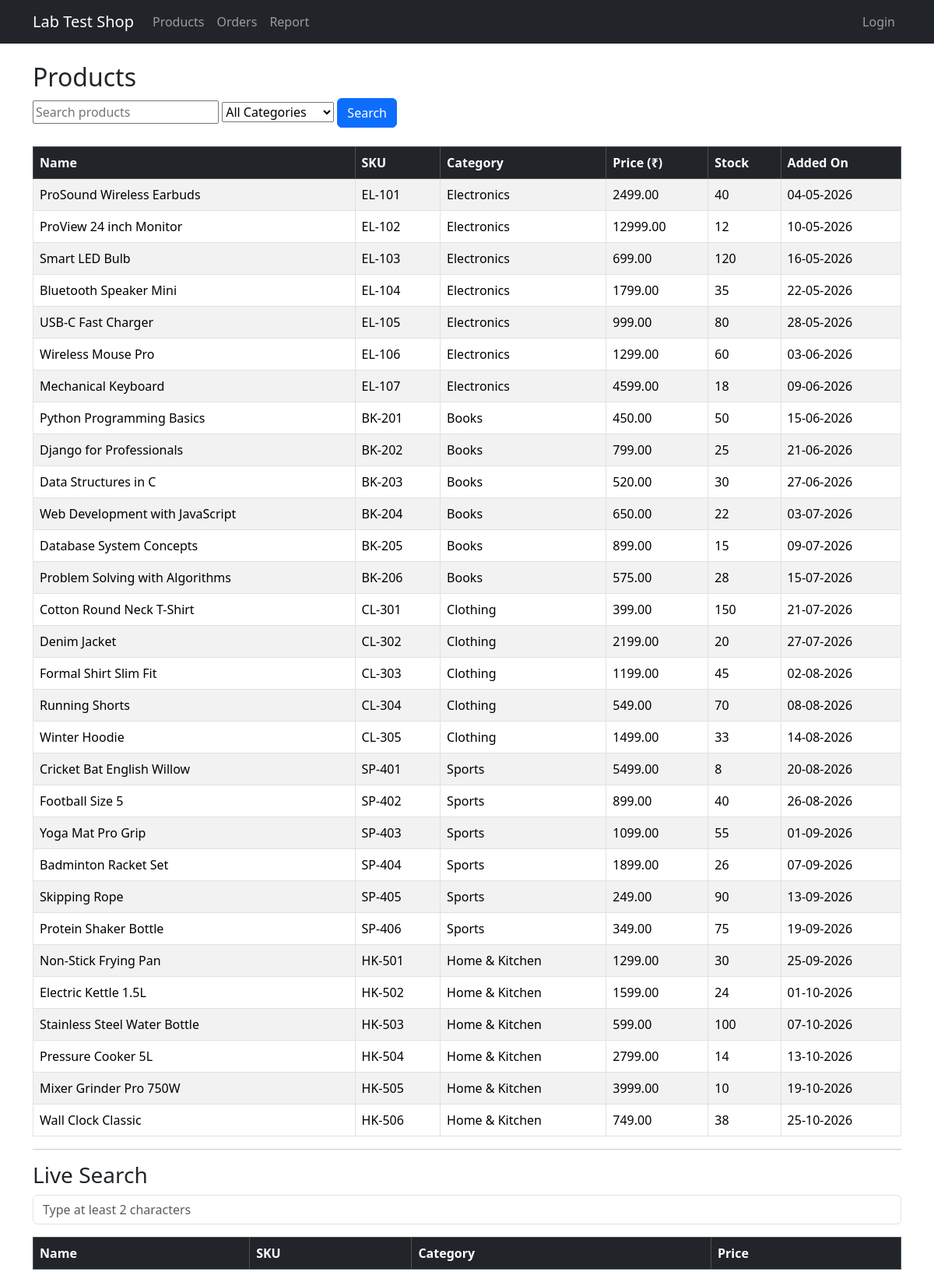
Screenshot of /products/ with the database file from the repository.
### shop/models.py (models this page shows, shortened)
class Product(models.Model):
    name = models.CharField(max_length=100)
    sku = models.CharField(max_length=20, unique=True)
    category = models.ForeignKey(Category, on_delete=models.CASCADE)
    price = models.DecimalField(max_digits=8, decimal_places=2)
    stock = models.IntegerField()
    added_on = models.DateField()

class Category(models.Model):
    name = models.CharField(max_length=50, unique=True)
    class Meta:
        verbose_name_plural = "categories"

### shop/views.py (the view)
# urls.py: path("products/", views.product_list, name="product_list"),
def product_list(request):
    q = request.GET.get("q", "")
    category = request.GET.get("category", "")
    products = Product.objects.select_related("category").all()
    categories = Category.objects.all()
    if q:
        products = products.filter(
            Q(name__icontains=q) |
            Q(sku__icontains=q) |
            Q(category__name__icontains=q)
        )
    if category:
        products = products.filter(category_id=category)
    return render(request, "shop/product_list.html", {
        "products": products,
        "categories": categories,
        "q": q,
        "selected_category": category
    })

### templates/shop/product_list.html (shortened to what this page needs)
{% extends "base.html" %}
{% block content %}
<h2>Products</h2>
<form method="GET" class="mb-4">
    <input
        type="text"
        name="q"
        value="{{ q }}"
        placeholder="Search products">
    <select name="category">
        <option value="">All Categories</option>
    </select>
    <button type="submit" class="btn btn-primary">
        Search
    </button>
</form>
<table class="table table-striped table-bordered">
  <thead class="table-dark">
    <tr><th>Name</th><th>SKU</th><th>Category</th><th>Price (&#8377;)</th><th>Stock</th><th>Added On</th></tr>
  </thead>
  <tbody>
    {% for p in products %}
      <tr>
        <td>{{ p.name }}</td>
        <td>{{ p.sku }}</td>
        <td>{{ p.category.name }}</td>
        <td>{{ p.price }}</td>
        <td>{{ p.stock }}</td>
        <td>{{ p.added_on|date:"d-m-Y" }}</td>
      </tr>
      {% empty %}
        <tr>
            <td colspan="6">No products found</td>
        </tr>
    {% endfor %}
  </tbody>
</table>
<hr>
<h3>Live Search</h3>
<input
    type="text"
    id="liveSearch"
    class="form-control mb-3"
    placeholder="Type at least 2 characters">
<table class="table table-bordered">
    <thead class="table-dark">
        <tr>
            <th>Name</th>
            <th>SKU</th>
            <th>Category</th>
            <th>Price</th>
        </tr>
    </thead>
</table>
{% endblock %}

### templates/base.html (shortened to what this page needs)
<!DOCTYPE html>
<html lang="en">
<head>
  <link href="https://cdn.jsdelivr.net/npm/bootstrap@5.3.3/dist/css/bootstrap.min.css" rel="stylesheet">
</head>
<body>
<nav class="navbar navbar-expand navbar-dark bg-dark mb-4">
  <div class="container">
    <a class="navbar-brand" href="{% url 'home' %}">Lab Test Shop</a>
    <ul class="navbar-nav me-auto">
      <li class="nav-item"><a class="nav-link" href="{% url 'product_list' %}">Products</a></li>
      <li class="nav-item"><a class="nav-link" href="{% url 'order_list' %}">Orders</a></li>
      <li class="nav-item">
    <a class="nav-link" href="{% url 'report' %}">
        Report
    </a>
</li>
    </ul>
    <ul class="navbar-nav">
      {% if user.is_authenticated %}
        <li class="nav-item"><span class="navbar-text me-3">Hi, {{ user.username }}{% if user.is_staff %} (staff){% endif %}</span></li>
        <li class="nav-item">
          <form method="post" action="{% url 'logout' %}">{% csrf_token %}
            <button class="btn btn-outline-light btn-sm">Logout</button>
          </form>
        </li>
      {% else %}
        <li class="nav-item"><a class="nav-link" href="{% url 'login' %}">Login</a></li>
      {% endif %}
    </ul>
  </div>
</nav>
<div class="container">
  {% block content %}{% endblock %}
</div>
</body>
</html>

### rows the page displays
Product: name "ProSound Wireless Earbuds", sku "EL-101", category.name "Electronics", price "2499.00", stock "40", added_on "04-05-2026"
Product: name "ProView 24 inch Monitor", sku "EL-102", category.name "Electronics", price "12999.00", stock "12", added_on "10-05-2026"
Product: name "Smart LED Bulb", sku "EL-103", category.name "Electronics", price "699.00", stock "120", added_on "16-05-2026"
Product: name "Bluetooth Speaker Mini", sku "EL-104", category.name "Electronics", price "1799.00", stock "35", added_on "22-05-2026"
Product: name "USB-C Fast Charger", sku "EL-105", category.name "Electronics", price "999.00", stock "80", added_on "28-05-2026"
Product: name "Wireless Mouse Pro", sku "EL-106", category.name "Electronics", price "1299.00", stock "60", added_on "03-06-2026"
Product: name "Mechanical Keyboard", sku "EL-107", category.name "Electronics", price "4599.00", stock "18", added_on "09-06-2026"
Product: name "Python Programming Basics", sku "BK-201", category.name "Books", price "450.00", stock "50", added_on "15-06-2026"
Product: name "Django for Professionals", sku "BK-202", category.name "Books", price "799.00", stock "25", added_on "21-06-2026"
Product: name "Data Structures in C", sku "BK-203", category.name "Books", price "520.00", stock "30", added_on "27-06-2026"
Product: name "Web Development with JavaScript", sku "BK-204", category.name "Books", price "650.00", stock "22", added_on "03-07-2026"
Product: name "Database System Concepts", sku "BK-205", category.name "Books", price "899.00", stock "15", added_on "09-07-2026"
Product: name "Problem Solving with Algorithms", sku "BK-206", category.name "Books", price "575.00", stock "28", added_on "15-07-2026"
Product: name "Cotton Round Neck T-Shirt", sku "CL-301", category.name "Clothing", price "399.00", stock "150", added_on "21-07-2026"
Product: name "Denim Jacket", sku "CL-302", category.name "Clothing", price "2199.00", stock "20", added_on "27-07-2026"
Product: name "Formal Shirt Slim Fit", sku "CL-303", category.name "Clothing", price "1199.00", stock "45", added_on "02-08-2026"
Product: name "Running Shorts", sku "CL-304", category.name "Clothing", price "549.00", stock "70", added_on "08-08-2026"
Product: name "Winter Hoodie", sku "CL-305", category.name "Clothing", price "1499.00", stock "33", added_on "14-08-2026"
Product: name "Cricket Bat English Willow", sku "SP-401", category.name "Sports", price "5499.00", stock "8", added_on "20-08-2026"
Product: name "Football Size 5", sku "SP-402", category.name "Sports", price "899.00", stock "40", added_on "26-08-2026"
Product: name "Yoga Mat Pro Grip", sku "SP-403", category.name "Sports", price "1099.00", stock "55", added_on "01-09-2026"
Product: name "Badminton Racket Set", sku "SP-404", category.name "Sports", price "1899.00", stock "26", added_on "07-09-2026"
Product: name "Skipping Rope", sku "SP-405", category.name "Sports", price "249.00", stock "90", added_on "13-09-2026"
Product: name "Protein Shaker Bottle", sku "SP-406", category.name "Sports", price "349.00", stock "75", added_on "19-09-2026"
Product: name "Non-Stick Frying Pan", sku "HK-501", category.name "Home & Kitchen", price "1299.00", stock "30", added_on "25-09-2026"
Product: name "Electric Kettle 1.5L", sku "HK-502", category.name "Home & Kitchen", price "1599.00", stock "24", added_on "01-10-2026"
Product: name "Stainless Steel Water Bottle", sku "HK-503", category.name "Home & Kitchen", price "599.00", stock "100", added_on "07-10-2026"
Product: name "Pressure Cooker 5L", sku "HK-504", category.name "Home & Kitchen", price "2799.00", stock "14", added_on "13-10-2026"
Product: name "Mixer Grinder Pro 750W", sku "HK-505", category.name "Home & Kitchen", price "3999.00", stock "10", added_on "19-10-2026"
Product: name "Wall Clock Classic", sku "HK-506", category.name "Home & Kitchen", price "749.00", stock "38", added_on "25-10-2026"
